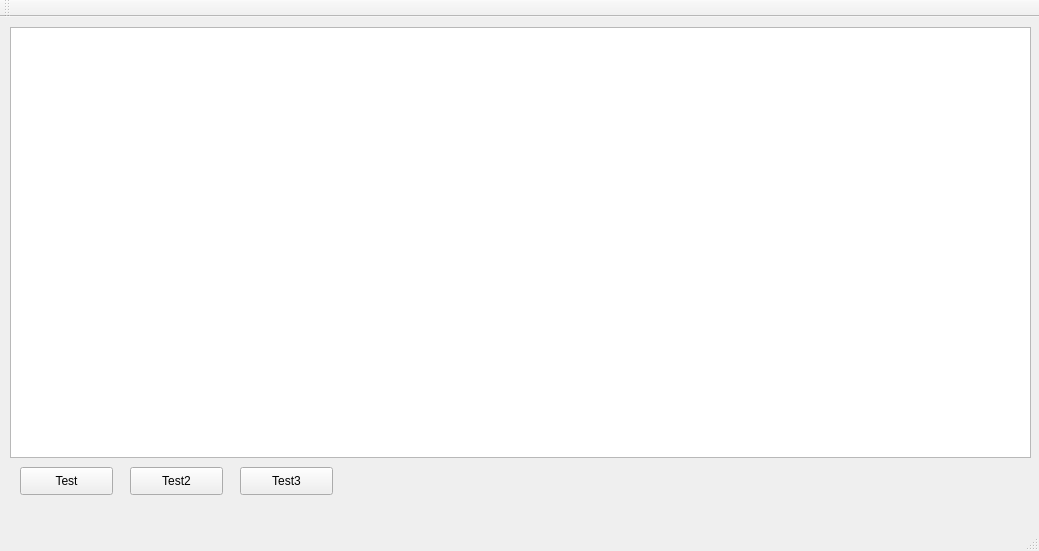
<?xml version="1.0" encoding="UTF-8"?>
<ui version="4.0">
 <class>MainWindow</class>
 <widget class="QMainWindow" name="MainWindow">
  <property name="geometry">
   <rect>
    <x>0</x>
    <y>0</y>
    <width>1039</width>
    <height>551</height>
   </rect>
  </property>
  <property name="windowTitle">
   <string>MainWindow</string>
  </property>
  <widget class="QWidget" name="centralWidget">
   <widget class="QPlainTextEdit" name="plainTextEdit">
    <property name="geometry">
     <rect>
      <x>10</x>
      <y>10</y>
      <width>1021</width>
      <height>431</height>
     </rect>
    </property>
    <property name="font">
     <font>
      <family>System</family>
      <pointsize>12</pointsize>
     </font>
    </property>
   </widget>
   <widget class="QPushButton" name="pushTest">
    <property name="geometry">
     <rect>
      <x>20</x>
      <y>450</y>
      <width>93</width>
      <height>28</height>
     </rect>
    </property>
    <property name="text">
     <string>Test</string>
    </property>
   </widget>
   <widget class="QPushButton" name="pushTest2">
    <property name="geometry">
     <rect>
      <x>130</x>
      <y>450</y>
      <width>93</width>
      <height>28</height>
     </rect>
    </property>
    <property name="text">
     <string>Test2</string>
    </property>
   </widget>
   <widget class="QPushButton" name="pushTest3">
    <property name="geometry">
     <rect>
      <x>240</x>
      <y>450</y>
      <width>93</width>
      <height>28</height>
     </rect>
    </property>
    <property name="text">
     <string>Test3</string>
    </property>
   </widget>
  </widget>
  <widget class="QMenuBar" name="menuBar">
   <property name="geometry">
    <rect>
     <x>0</x>
     <y>0</y>
     <width>1039</width>
     <height>23</height>
    </rect>
   </property>
  </widget>
  <widget class="QToolBar" name="mainToolBar">
   <attribute name="toolBarArea">
    <enum>TopToolBarArea</enum>
   </attribute>
   <attribute name="toolBarBreak">
    <bool>false</bool>
   </attribute>
  </widget>
  <widget class="QStatusBar" name="statusBar"/>
 </widget>
 <layoutdefault spacing="6" margin="11"/>
 <resources/>
 <connections/>
</ui>
